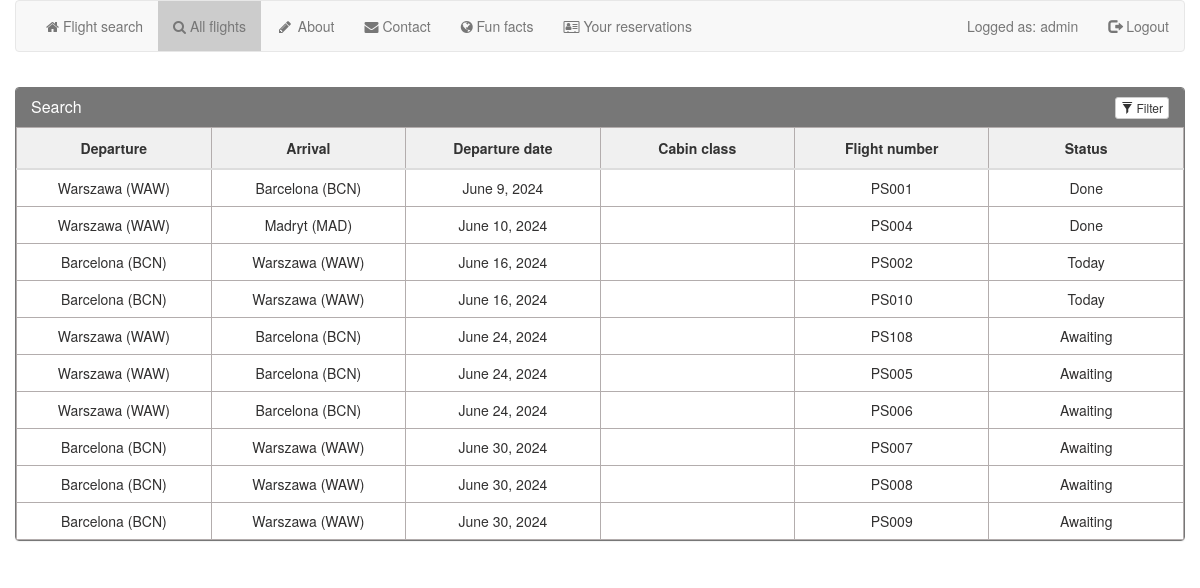
/flightSearch/allFlights/ (signed in), run on the app's committed database.
### flightSearch/models.py (models this page shows, shortened)
class Flight(models.Model):
    departureAirport = models.ForeignKey(Airport, on_delete=models.CASCADE, related_name='departureAirport',
                                         verbose_name=gettext_lazy("Departure airport"))
    arrivalAirport = models.ForeignKey(Airport, on_delete=models.CASCADE, related_name='arrivalAirport',
                                       verbose_name=gettext_lazy("Arrival airport"))
    departureDate = models.DateField(default=date.today(), verbose_name=gettext_lazy("Departure date"))
    cabin = enum.EnumField(Cabin, default=Cabin.ECONOMY, verbose_name=gettext_lazy("Cabin class"))
    flightNumber = models.CharField(max_length=20, blank=False, null=False, unique=True,
                                    verbose_name=gettext_lazy("Flight number"))

class Airport(models.Model):
    country = models.ForeignKey(Country, on_delete=models.CASCADE, verbose_name=gettext_lazy("Country name"))
    city = models.CharField(max_length=200, verbose_name=gettext_lazy("City name"))
    iataCode = models.CharField(max_length=3, unique=True, verbose_name=gettext_lazy("Airport code"))
    def __str__(self):
        return "{city} ({iataCode})".format(city=self.city, iataCode=self.iataCode)

### flightSearch/views.py (the view)
# urls.py: path("allFlights/", views.allFlights, name="allFlights"),
def allFlights(request):
    template_name = 'allFlights.html'
    today = now().date()
    flightlist = Flight.objects.all().order_by('departureDate')
    return render(request, template_name, {'flightList': flightlist, 'today': today})

### flightSearch/templates/allFlights.html (shortened to what this page needs)
{% extends  "base.html" %}
{% block content %}
<div class="container">
    <div class="row">
        <div class="panel panel-primary filterable">
            <div class="panel-heading">
                <h3 class="panel-title">Search</h3>
                <div class="pull-right">
                    <button class="btn btn-default btn-xs btn-filter"><span class="glyphicon glyphicon-filter"></span>
                        Filter
                    </button>
                </div>
            </div>
            <table class="table">
                <thead>
                <tr class="filters">
                    <th><input class="form-control" disabled placeholder="Departure" type="text"></th>
                    <th><input class="form-control" disabled placeholder="Arrival" type="text"></th>
                    <th><input class="form-control" disabled placeholder="Departure date" type="text"></th>
                    <th><input class="form-control" disabled placeholder="Cabin class" type="text"></th>
                    <th><input class="form-control" disabled placeholder="Flight number" type="text"></th>
                    <th><input class="form-control" disabled placeholder="Status" type="text"></th>
                </tr>
                </thead>
                <tbody id="flightTable">
                {% for flight in flightList %}
                <tr>
                    <td>{{ flight.departureAirport }}</td>
                    <td>{{ flight.arrivalAirport }}</td>
                    <td>{{ flight.departureDate }}</td>
                    <td>{{ flight.cabin }}</td>
                    <td>{{ flight.flightNumber }}</td>
                    <td>
                        {% if flight.departureDate > today %}
                        Awaiting
                        {% elif flight.departureDate == today %}
                        Today
                        {% else %}
                        Done
                        {% endif %}
                    </td>
                </tr>
                {% endfor %}
                </tbody>
            </table>
        </div>
    </div>
</div>
{% endblock %}

### FlightReservation/templates/base.html (shortened to what this page needs)
<!DOCTYPE html>
<html lang="en">
<head>
    <link href="https://maxcdn.bootstrapcdn.com/bootstrap/3.4.1/css/bootstrap.min.css" rel="stylesheet">
    <link href="https://cdnjs.cloudflare.com/ajax/libs/font-awesome/4.7.0/css/font-awesome.min.css" rel="stylesheet">
    {% load static %}
    <link href="{% static 'css/styles.css' %}" rel="stylesheet" type="text/css"/>
</head>
<body>
<div class="container-fluid">
    {% block navbar %}
    {% with request.resolver_match.url_name as url_name %}
    <nav class="navbar navbar-default">
        <div class="container-fluid">
            <ul class="nav navbar-nav mr-auto">
                <li class="{% if url_name == 'flightSearch' %}active-nav{% endif %}"><a href={% url 'flightSearch' %}><i class="fa fa-home"></i> Flight search</a></li>
                <li class="{% if url_name == 'allFlights' %}active-nav{% endif %}"><a href={% url 'allFlights' %}><i class="fa fa-search"></i> All flights</a></li>
                <li class="{% if url_name == 'about' %}active-nav{% endif %}"><a href={% url 'other:about' %}><i class="fa fa-pencil fa-fw"></i> About</a></li>
                <li class="{% if url_name == 'contact' %}active-nav{% endif %}"><a href={% url 'other:contact' %}><i class="fa fa-envelope"></i> Contact</a></li>
                <li class="{% if url_name == 'funfacts' %}active-nav{% endif %}"><a href={% url 'other:funfacts' %}><i class="fa fa-globe"></i> Fun facts</a></li>
                {% if user.is_authenticated %}
                <li class="{% if url_name == 'reservations' %}active-nav{% endif %}"><a href={% url 'reservations' %}><i class="fa fa-address-card-o"></i> Your reservations</a></li>
                {% endif %}
            </ul>
            <ul class="nav navbar-nav navbar-right">
                {% if user.is_authenticated %}
                <li><a>Logged as: {{ user }}</a></li>
                <li>
                    <a href="javascript:{}" onclick="document.getElementById('logout-form').submit();"><span
                            class="glyphicon glyphicon-log-out"></span> Logout</a>
                </li>
                {% else %}
                <li class="{% if url_name == 'register' %}active-nav{% endif %}"><a href={% url 'register' %}><span class="glyphicon glyphicon-user"></span> Sign Up</a></li>
                <li><a data-target="#loginModal" data-toggle="modal"><span
                        class="glyphicon glyphicon-log-in"></span> Login</a></li>
                {% endif %}
            </ul>
        </div>
    </nav>
    {% endwith %}
    {% endblock %}
    <div class="container">
        <div class="row">
            <div class="col">
                {% block content %}
                {% endblock %}
            </div>
        </div>
    </div>
</div>
</body>
</html>

### flightSearch/static/css/styles.css (style rules this page uses)
.table { width: 100%; border: 1px solid #b3adad; border-collapse: collapse; padding: 5px; }
.table th { border: 1px solid #b3adad; padding: 5px; background: #f0f0f0; color: #313030; }
.table td { border: 1px solid #b3adad; text-align: center; padding: 5px; background: #ffffff; color: #313030; }
.active-nav { background-color: #ccc; }
input[type=text], select, textarea { width: 100%; padding: 12px; border: 1px solid #ccc; border-radius: 4px; box-sizing: border-box; margin-top: 2px; margin-bottom: 2px; resize: vertical; }
.filterable { margin-top: 15px; }
.filterable .panel-heading .pull-right { margin-top: -20px; }
.filterable .filters input[disabled] { background-color: transparent; border: none; cursor: auto; box-shadow: none; padding: 0; height: auto; }
.filters { text-align-last: center }
.panel-primary>.panel-heading { background-color: #777; border-color: #777; }
.panel-primary { border-color: #777; }

### data on the page
Flight: departureAirport "Warszawa (WAW)", arrivalAirport "Barcelona (BCN)", departureDate "June 9, 2024", flightNumber "PS001", shows "Done"
Flight: departureAirport "Warszawa (WAW)", arrivalAirport "Madryt (MAD)", departureDate "June 10, 2024", flightNumber "PS004", shows "Done"
Flight: departureAirport "Barcelona (BCN)", arrivalAirport "Warszawa (WAW)", departureDate "June 16, 2024", flightNumber "PS002", shows "Today"
Flight: departureAirport "Barcelona (BCN)", arrivalAirport "Warszawa (WAW)", departureDate "June 16, 2024", flightNumber "PS010", shows "Today"
Flight: departureAirport "Warszawa (WAW)", arrivalAirport "Barcelona (BCN)", departureDate "June 24, 2024", flightNumber "PS108", shows "Awaiting"
Flight: departureAirport "Warszawa (WAW)", arrivalAirport "Barcelona (BCN)", departureDate "June 24, 2024", flightNumber "PS005", shows "Awaiting"
Flight: departureAirport "Warszawa (WAW)", arrivalAirport "Barcelona (BCN)", departureDate "June 24, 2024", flightNumber "PS006", shows "Awaiting"
Flight: departureAirport "Barcelona (BCN)", arrivalAirport "Warszawa (WAW)", departureDate "June 30, 2024", flightNumber "PS007", shows "Awaiting"
Flight: departureAirport "Barcelona (BCN)", arrivalAirport "Warszawa (WAW)", departureDate "June 30, 2024", flightNumber "PS008", shows "Awaiting"
Flight: departureAirport "Barcelona (BCN)", arrivalAirport "Warszawa (WAW)", departureDate "June 30, 2024", flightNumber "PS009", shows "Awaiting"

### other printed values
{{ user }} "admin"
